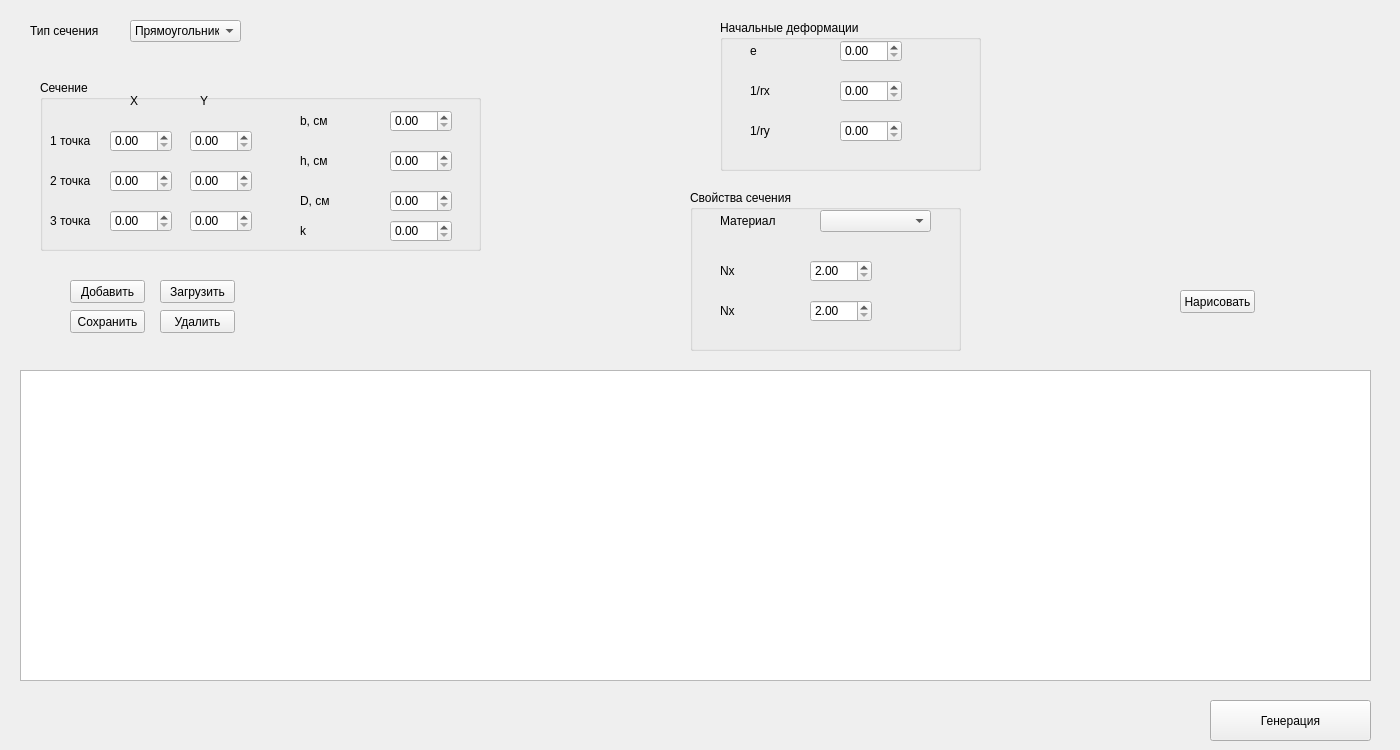
    <widget class="QWidget" name="tab_10">
     <attribute name="title">
      <string>Сечение</string>
     </attribute>
     <widget class="QTableWidget" name="table_section">
      <property name="geometry">
       <rect>
        <x>20</x>
        <y>370</y>
        <width>1351</width>
        <height>311</height>
       </rect>
      </property>
     </widget>
     <widget class="QPushButton" name="button_plot_section">
      <property name="geometry">
       <rect>
        <x>1180</x>
        <y>290</y>
        <width>75</width>
        <height>23</height>
       </rect>
      </property>
      <property name="text">
       <string>Нарисовать</string>
      </property>
     </widget>
     <widget class="QPushButton" name="pushButton_9">
      <property name="geometry">
       <rect>
        <x>1210</x>
        <y>700</y>
        <width>161</width>
        <height>41</height>
       </rect>
      </property>
      <property name="text">
       <string>Генерация</string>
      </property>
     </widget>
     <widget class="MatplotlibWidget" name="mpl_section">
      <property name="geometry">
       <rect>
        <x>1030</x>
        <y>0</y>
        <width>361</width>
        <height>271</height>
       </rect>
      </property>
     </widget>
     <widget class="QLabel" name="label_11">
      <property name="geometry">
       <rect>
        <x>30</x>
        <y>20</y>
        <width>91</width>
        <height>21</height>
       </rect>
      </property>
      <property name="text">
       <string>Тип сечения</string>
      </property>
     </widget>
     <widget class="QComboBox" name="widget_list_type_section">
      <property name="geometry">
       <rect>
        <x>130</x>
        <y>20</y>
        <width>111</width>
        <height>22</height>
       </rect>
      </property>
      <item>
       <property name="text">
        <string>Прямоугольник</string>
       </property>
      </item>
      <item>
       <property name="text">
        <string>Треугольник</string>
       </property>
      </item>
      <item>
       <property name="text">
        <string>Круг</string>
       </property>
      </item>
      <item>
       <property name="text">
        <string>Точка</string>
       </property>
      </item>
     </widget>
     <widget class="QPushButton" name="button_add_section">
      <property name="geometry">
       <rect>
        <x>70</x>
        <y>280</y>
        <width>75</width>
        <height>23</height>
       </rect>
      </property>
      <property name="text">
       <string>Добавить</string>
      </property>
     </widget>
     <widget class="QPushButton" name="button_load_section">
      <property name="geometry">
       <rect>
        <x>160</x>
        <y>280</y>
        <width>75</width>
        <height>23</height>
       </rect>
      </property>
      <property name="text">
       <string>Загрузить</string>
      </property>
     </widget>
     <widget class="QPushButton" name="button_delete_section">
      <property name="geometry">
       <rect>
        <x>160</x>
        <y>310</y>
        <width>75</width>
        <height>23</height>
       </rect>
      </property>
      <property name="text">
       <string>Удалить</string>
      </property>
     </widget>
     <widget class="QPushButton" name="button_save_section">
      <property name="geometry">
       <rect>
        <x>70</x>
        <y>310</y>
        <width>75</width>
        <height>23</height>
       </rect>
      </property>
      <property name="text">
       <string>Сохранить</string>
      </property>
     </widget>
     <widget class="QGroupBox" name="groupBox_2">
      <property name="geometry">
       <rect>
        <x>720</x>
        <y>20</y>
        <width>261</width>
        <height>151</height>
       </rect>
      </property>
      <property name="title">
       <string>Начальные деформации</string>
      </property>
      <widget class="QDoubleSpinBox" name="box_ry">
       <property name="geometry">
        <rect>
         <x>120</x>
         <y>100</y>
         <width>62</width>
         <height>22</height>
        </rect>
       </property>
      </widget>
      <widget class="QDoubleSpinBox" name="box_e">
       <property name="geometry">
        <rect>
         <x>120</x>
         <y>20</y>
         <width>62</width>
         <height>22</height>
        </rect>
       </property>
      </widget>
      <widget class="QLabel" name="label_36">
       <property name="geometry">
        <rect>
         <x>30</x>
         <y>60</y>
         <width>91</width>
         <height>21</height>
        </rect>
       </property>
       <property name="text">
        <string>1/rx</string>
       </property>
      </widget>
      <widget class="QLabel" name="label_35">
       <property name="geometry">
        <rect>
         <x>30</x>
         <y>100</y>
         <width>91</width>
         <height>21</height>
        </rect>
       </property>
       <property name="text">
        <string>1/ry</string>
       </property>
      </widget>
      <widget class="QLabel" name="label_34">
       <property name="geometry">
        <rect>
         <x>30</x>
         <y>20</y>
         <width>91</width>
         <height>21</height>
        </rect>
       </property>
       <property name="text">
        <string>e</string>
       </property>
      </widget>
      <widget class="QDoubleSpinBox" name="box_rx">
       <property name="geometry">
        <rect>
         <x>120</x>
         <y>60</y>
         <width>62</width>
         <height>22</height>
        </rect>
       </property>
      </widget>
     </widget>
     <widget class="QGroupBox" name="groupBox_3">
      <property name="geometry">
       <rect>
        <x>690</x>
        <y>190</y>
        <width>271</width>
        <height>161</height>
       </rect>
      </property>
      <property name="title">
       <string>Свойства сечения</string>
      </property>
      <widget class="QLabel" name="label_39">
       <property name="geometry">
        <rect>
         <x>30</x>
         <y>110</y>
         <width>91</width>
         <height>21</height>
        </rect>
       </property>
       <property name="text">
        <string>Nx</string>
       </property>
      </widget>
      <widget class="QLabel" name="label_37">
       <property name="geometry">
        <rect>
         <x>30</x>
         <y>20</y>
         <width>91</width>
         <height>21</height>
        </rect>
       </property>
       <property name="text">
        <string>Материал</string>
       </property>
      </widget>
      <widget class="QComboBox" name="widget_list_material_for_section">
       <property name="geometry">
        <rect>
         <x>130</x>
         <y>20</y>
         <width>111</width>
         <height>22</height>
        </rect>
       </property>
      </widget>
      <widget class="QLabel" name="label_38">
       <property name="geometry">
        <rect>
         <x>30</x>
         <y>70</y>
         <width>91</width>
         <height>21</height>
        </rect>
       </property>
       <property name="text">
        <string>Nx</string>
       </property>
      </widget>
      <widget class="QDoubleSpinBox" name="box_nx">
       <property name="geometry">
        <rect>
         <x>120</x>
         <y>70</y>
         <width>62</width>
         <height>22</height>
        </rect>
       </property>
       <property name="minimum">
        <double>2.000000000000000</double>
       </property>
      </widget>
      <widget class="QDoubleSpinBox" name="box_ny">
       <property name="geometry">
        <rect>
         <x>120</x>
         <y>110</y>
         <width>62</width>
         <height>22</height>
        </rect>
       </property>
       <property name="minimum">
        <double>2.000000000000000</double>
       </property>
      </widget>
     </widget>
     <widget class="QGroupBox" name="groupBox_4">
      <property name="geometry">
       <rect>
        <x>40</x>
        <y>80</y>
        <width>441</width>
        <height>171</height>
       </rect>
      </property>
      <property name="title">
       <string>Сечение</string>
      </property>
      <widget class="QDoubleSpinBox" name="box_y3">
       <property name="geometry">
        <rect>
         <x>150</x>
         <y>130</y>
         <width>62</width>
         <height>22</height>
        </rect>
       </property>
      </widget>
      <widget class="QDoubleSpinBox" name="box_x1">
       <property name="geometry">
        <rect>
         <x>70</x>
         <y>50</y>
         <width>62</width>
         <height>22</height>
        </rect>
       </property>
      </widget>
      <widget class="QLabel" name="label_29">
       <property name="geometry">
        <rect>
         <x>10</x>
         <y>50</y>
         <width>51</width>
         <height>21</height>
        </rect>
       </property>
       <property name="text">
        <string>1 точка</string>
       </property>
      </widget>
      <widget class="QDoubleSpinBox" name="box_y1">
       <property name="geometry">
        <rect>
         <x>150</x>
         <y>50</y>
         <width>62</width>
         <height>22</height>
        </rect>
       </property>
      </widget>
      <widget class="QDoubleSpinBox" name="box_x3">
       <property name="geometry">
        <rect>
         <x>70</x>
         <y>130</y>
         <width>62</width>
         <height>22</height>
        </rect>
       </property>
      </widget>
      <widget class="QDoubleSpinBox" name="box_y2">
       <property name="geometry">
        <rect>
         <x>150</x>
         <y>90</y>
         <width>62</width>
         <height>22</height>
        </rect>
       </property>
      </widget>
      <widget class="QLabel" name="label_32">
       <property name="geometry">
        <rect>
         <x>10</x>
         <y>90</y>
         <width>51</width>
         <height>21</height>
        </rect>
       </property>
       <property name="text">
        <string>2 точка</string>
       </property>
      </widget>
      <widget class="QLabel" name="label_33">
       <property name="geometry">
        <rect>
         <x>10</x>
         <y>130</y>
         <width>51</width>
         <height>21</height>
        </rect>
       </property>
       <property name="text">
        <string>3 точка</string>
       </property>
      </widget>
      <widget class="QDoubleSpinBox" name="box_x2">
       <property name="geometry">
        <rect>
         <x>70</x>
         <y>90</y>
         <width>62</width>
         <height>22</height>
        </rect>
       </property>
      </widget>
      <widget class="QDoubleSpinBox" name="box_b">
       <property name="geometry">
        <rect>
         <x>350</x>
         <y>30</y>
         <width>62</width>
         <height>22</height>
        </rect>
       </property>
      </widget>
      <widget class="QLabel" name="label_13">
       <property name="geometry">
        <rect>
         <x>260</x>
         <y>70</y>
         <width>91</width>
         <height>21</height>
        </rect>
       </property>
       <property name="text">
        <string>h, см</string>
       </property>
      </widget>
      <widget class="QDoubleSpinBox" name="box_h">
       <property name="geometry">
        <rect>
         <x>350</x>
         <y>70</y>
         <width>62</width>
         <height>22</height>
        </rect>
       </property>
      </widget>
      <widget class="QDoubleSpinBox" name="box_d">
       <property name="geometry">
        <rect>
         <x>350</x>
         <y>110</y>
         <width>62</width>
         <height>22</height>
        </rect>
       </property>
      </widget>
      <widget class="QLabel" name="label_14">
       <property name="geometry">
        <rect>
         <x>260</x>
         <y>110</y>
         <width>91</width>
         <height>21</height>
        </rect>
       </property>
       <property name="text">
        <string>D, см</string>
       </property>
      </widget>
      <widget class="QLabel" name="label_12">
       <property name="geometry">
        <rect>
         <x>260</x>
         <y>30</y>
         <width>91</width>
         <height>21</height>
        </rect>
       </property>
       <property name="text">
        <string>b, см</string>
       </property>
      </widget>
      <widget class="QLabel" name="label_30">
       <property name="geometry">
        <rect>
         <x>90</x>
         <y>10</y>
         <width>91</width>
         <height>21</height>
        </rect>
       </property>
       <property name="text">
        <string>X</string>
       </property>
      </widget>
      <widget class="QLabel" name="label_31">
       <property name="geometry">
        <rect>
         <x>160</x>
         <y>10</y>
         <width>91</width>
         <height>21</height>
        </rect>
       </property>
       <property name="text">
        <string>Y</string>
       </property>
      </widget>
      <widget class="QLabel" name="label_15">
       <property name="geometry">
        <rect>
         <x>260</x>
         <y>140</y>
         <width>91</width>
         <height>21</height>
        </rect>
       </property>
       <property name="text">
        <string>k</string>
       </property>
      </widget>
      <widget class="QDoubleSpinBox" name="box_k">
       <property name="geometry">
        <rect>
         <x>350</x>
         <y>140</y>
         <width>62</width>
         <height>22</height>
        </rect>
       </property>
      </widget>
     </widget>
    </widget>
